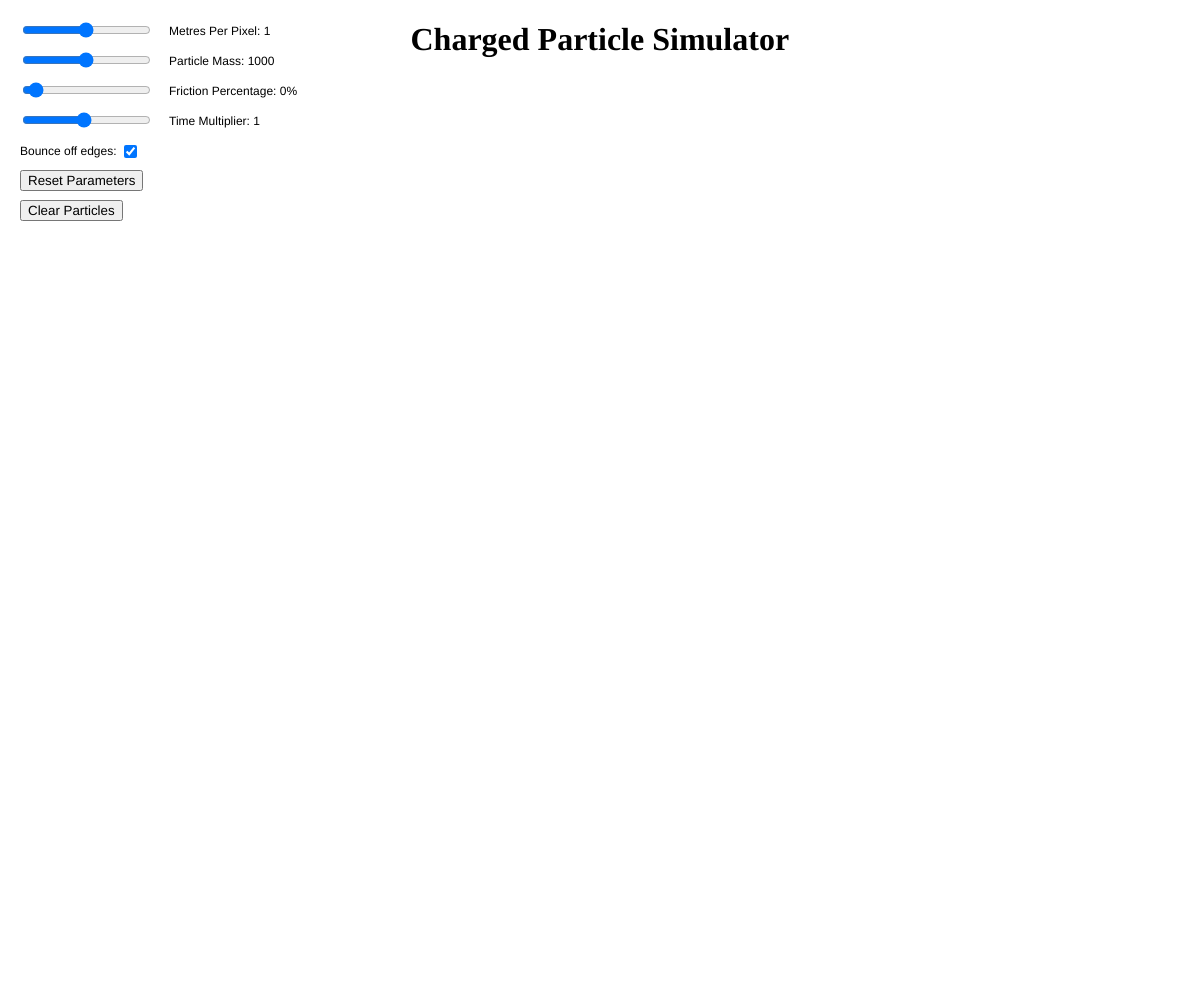
Frame 1 (no input)
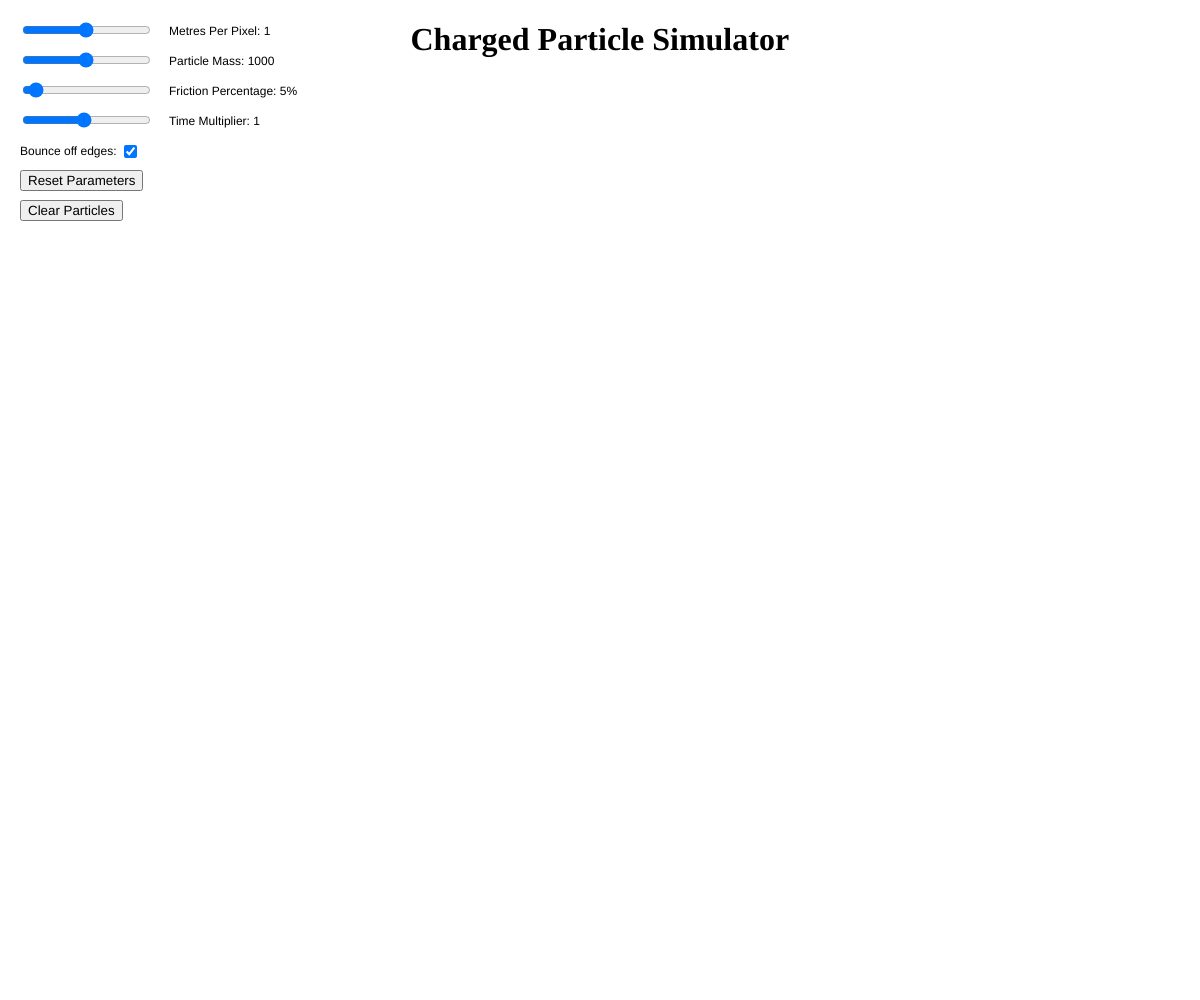
Frame 60 (no input)
Frame 120 (the mouse pressed at the canvas centre since frame 60): identical to frame 60, image omitted

The p5.js sketch that drew these frames (run headless with seeded random() and noise() and a simulated clock; from frame 60 on, the mouse is pressed at the canvas centre):

// p5.js sketch
// ── sketch.js
var CoulombConstant = 8987551787.3681764;
var particles = [];
var particle_width = 10;

var metres_per_pixel = 1;
var particle_mass = 1000;
var friction_proportion = 0;
var time_multiplier = 1;
var bounce = true;

var framerate = 30;
var seconds_per_frame = (1 / framerate) * time_multiplier;

function setup() {
  createCanvas(windowWidth, windowHeight);
  frameRate(framerate);

  //sliders
  metresSlider = createSlider(0.01, 2, 1, 0);
  metresSlider.position(20, 20);
  massSlider = createSlider(1, 2000, 1000, 1);
  massSlider.position(20, 50);
  frictionSlider = createSlider(0, 1, 0.05, 0);
  frictionSlider.position(20, 80);
	timeSlider = createSlider(0.1, 2, 1, 0);
  timeSlider.position(20, 110);

	//buttons
	resetButton = createButton('Reset Parameters')
	resetButton.position(20, 170)
	resetButton.mousePressed(reset)

	clearButton = createButton('Clear Particles')
	clearButton.position(20, 200)
	clearButton.mousePressed(clearParticles)

	//bounce
	bounceCheckBox = createInput(0, 1);
	bounceCheckBox.attribute("type","checkbox");
	bounceCheckBox.position(120, 142);
	bounceCheckBox.attribute('checked', bounce);

  //title
  title = createElement('h1', 'Charged Particle Simulator')
	title.center()
	title.position(title.x, 0)
}

function clearParticles(){
	particles = []
}

function friction(v) {
  return v * friction_proportion;
}

function reset(){
	massSlider.value(1000);
	frictionSlider.value(0.05);
	metresSlider.value(1);
	timeSlider.value(1);
}

function Particle(x, y, charge, xvelocity, yvelocity) {
  this.x = x;
  this.y = y;
  this.charge = charge;
  this.xvelocity = xvelocity;
  this.yvelocity = yvelocity;
}

function combinations(list) {
  if (list.length < 2) {
    return [];
  }
  var first = list[0],
    rest = list.slice(1),
    pairs = rest.map(function(x) {
      return [first, x];
    });
  return pairs.concat(combinations(rest));
}

function drawParticles() {
  background(255);
  stroke(255)
  for (var i = 0; i < particles.length; i++) {
    P = particles[i];
    if (P.charge < 0) {
      fill(0, 0, 255);
    } else if (P.charge > 0) {
      fill(255, 0, 0);
    } else {
      fill(0);
    }
    ellipse(P.x, P.y, particle_width);
  }

  fill(0)
  text("Metres Per Pixel: " + String(metres_per_pixel), metresSlider.x * 2 + metresSlider.width, 35);
  text("Particle Mass: " + String(particle_mass), massSlider.x * 2 + massSlider.width, 65);
  text("Friction Percentage: " + String(friction_proportion * 100) + "%", frictionSlider.x * 2 + frictionSlider.width, 95);
	text("Time Multiplier: " + String(time_multiplier), timeSlider.x * 2 + timeSlider.width, 125);
	text("Bounce off edges: ", 20, 155)
}

function distance(P1, P2) {
  return Math.sqrt((P1.x - P2.x) ** 2 + (P1.y - P2.y) ** 2)
}

function slope(P1, P2) {
  return (P1.y - P2.y) / (P1.x - P2.x)
}

function check(arr, item) {
  for (var i = 0; i < arr.length; i++) {
    if (arr[i] === item) {
      return true
    }
  }
  return false
}

function combineParticles(p1, p2) {
  neutral = new Particle((p1.x + p2.x) / 2, (p1.y + p2.y) / 2, 0, (p1.xvelocity + p2.xvelocity) / 2, (p1.yvelocity + p2.yvelocity) / 2);
  particles.push(neutral)
  particles.splice(particles.indexOf(p1), 1)
  particles.splice(particles.indexOf(p2), 1)
}

function neutralise(p1, p2) {
  p1.charge = 0;
  p2.charge = 0;
}

function keyPressed() {
  if (keyCode === 78) {
    charge = -1;
    particles.push(new Particle(mouseX, mouseY, charge, 0, 0))
  } else if (keyCode === 80) {
    charge = 1
    particles.push(new Particle(mouseX, mouseY, charge, 0, 0))
  }
}

function addForce(particle, force, angle) {
  particle.xvelocity += (force * Math.cos(angle) / particle_mass) * seconds_per_frame
  particle.xvelocity += (force * Math.sin(angle) / particle_mass) * seconds_per_frame
}

function outOfBounds(particle){
	return (particle.x > windowWidth || particle.x < 0 || particle.y > windowHeight || particle.y < 0);
}

function addVelocity(particle, velocity, theta){
	particle.xvelocity += Math.cos(theta)*velocity
	particle.yvelocity += Math.sin(theta)*velocity
}

function touchingVerticalWalls(particle){
	return (particle.y + particle_width > windowHeight || particle.y - particle_width < 0)
}

function touchingHorizontalWalls(particle){
	return (particle.x + particle_width > windowWidth || particle.x - particle_width < 0)
}

function updateVelocities() {
  pairs = combinations(particles)
  j = pairs.length

  for (var i = 0; i < j; i++) {
    p1 = pairs[i][0]
    p2 = pairs[i][1]

		bounced = false;

    if (p1.x == p2.x && p1.y == p2.y) {
      neutralise(p1, p2)
      continue;
    }

    if (distance(p1, p2) <= (particle_width*1.5) && !(p1.charge < 0 && p2.charge < 0)) {

      buff = [p1.xvelocity, p1.yvelocity]

      p1.xvelocity = (p2.xvelocity + p1.xvelocity) / 2;
      p1.yvelocity = (p2.yvelocity + p1.yvelocity) / 2;
      p2.xvelocity = (p2.xvelocity + buff[0]) / 2;
      p2.yvelocity = (p2.yvelocity + buff[1]) / 2;

      continue;

    }

		if(bounce){
			if (touchingVerticalWalls(p1)){
				p1.y -= p1.yvelocity*seconds_per_frame
        p1.x -= p1.xvelocity*seconds_per_frame
				p1.yvelocity = -p1.yvelocity;
        p1.y += p1.yvelocity*seconds_per_frame
        p1.x += p1.xvelocity*seconds_per_frame
				bounced = true;
			}else if(touchingHorizontalWalls(p1)){
        p1.y -= p1.yvelocity*seconds_per_frame
        p1.x -= p1.xvelocity*seconds_per_frame
				p1.xvelocity = -p1.xvelocity;
        p1.y += p1.yvelocity*seconds_per_frame
        p1.x += p1.xvelocity*seconds_per_frame
				bounced = true;
			}
			if (touchingVerticalWalls(p2)){
        p2.y -= p2.yvelocity*seconds_per_frame
        p2.x -= p2.xvelocity*seconds_per_frame
				p2.yvelocity = -p2.yvelocity;
        p2.y += p2.yvelocity*seconds_per_frame
        p2.x += p2.xvelocity*seconds_per_frame
				bounced = true;
			}else if(touchingHorizontalWalls(p2)){
        p2.y -= p2.yvelocity*seconds_per_frame
        p2.x -= p2.xvelocity*seconds_per_frame
				p2.xvelocity = -p2.xvelocity;
        p2.y += p2.yvelocity*seconds_per_frame
        p2.x += p2.xvelocity*seconds_per_frame
				bounced = true;
			}
			if(bounced){
				continue;
			}
		}else{
			if (outOfBounds(p1)) {
				particles.splice(particles.indexOf(p1), 1)
				pairs = combinations(particles)
				j = pairs.length
				continue;
			}
			if (outOfBounds(p2)) {
				particles.splice(particles.indexOf(p2), 1)
				pairs = combinations(particles)
				j = pairs.length
				continue;
			}
		}

    theta1 = Math.atan(slope(p1, p2))
    theta2 = Math.atan(slope(p1, p2))
    if (p1.x < p2.x) {
      theta1 += Math.PI
    } else {
      theta2 += Math.PI
    }
    force = (CoulombConstant * p1.charge * p2.charge) / ((distance(p1, p2) * metres_per_pixel) ** 2);

    p1.xvelocity += (force * Math.cos(theta1) / particle_mass) * seconds_per_frame
    p2.xvelocity += (force * Math.cos(theta2) / particle_mass) * seconds_per_frame

    p1.yvelocity += (force * Math.sin(theta1) / particle_mass) * seconds_per_frame
    p2.yvelocity += (force * Math.sin(theta2) / particle_mass) * seconds_per_frame

    p1.xvelocity -= friction(p1.xvelocity)
    p2.xvelocity -= friction(p2.xvelocity)
    p1.yvelocity -= friction(p1.yvelocity)
    p2.yvelocity -= friction(p2.yvelocity)

  }
}

function updatePositions() {
  for (var i = 0; i < particles.length; i++) {
    particles[i].x += particles[i].xvelocity * seconds_per_frame
    particles[i].y += particles[i].yvelocity * seconds_per_frame
  }
}

function sliderUpdate() {
  metres_per_pixel = metresSlider.value()
  friction_proportion = frictionSlider.value()
  particle_mass = massSlider.value()
	time_multiplier = timeSlider.value()
	bounce = bounceCheckBox.elt.checked;

}

function draw() {
	seconds_per_frame = (1 / framerate) * time_multiplier;
  drawParticles();
  sliderUpdate();
  updateVelocities();
  updatePositions();
}
